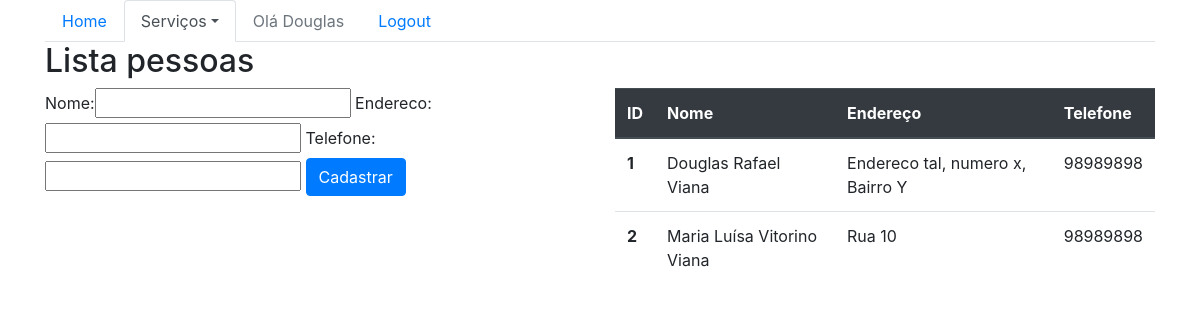
The page /sistema/pessoas/ (signed in) on the database as committed earlier.
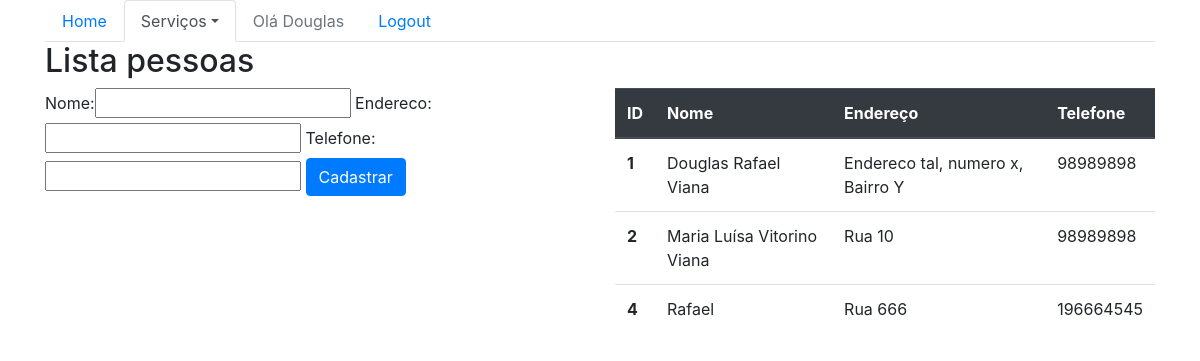
The same page on the database as committed later.
### core/models.py (models this page shows, shortened)
class Pessoa(models.Model):
    nome = models.CharField(max_length=100)
    endereco = models.CharField(max_length=200)
    telefone = models.CharField(max_length=20)

### core/views.py (the view)
@login_required(login_url='/accounts/login/')
def lista_pessoas(request):
    pessoas = Pessoa.objects.all()
    form = PessoaForm()
    data = {'pessoas': pessoas, 'form': form}
    return render(request, 'core/lista_pessoas.html', data)

### core/forms.py
class PessoaForm(ModelForm):
    class Meta:
        model = Pessoa
        fields = '__all__'

### core/templates/core/lista_pessoas.html (shortened to what this page needs)
{% extends 'base.html' %}
{% load bootstrap %}
{% block menu %}
    <ul class="nav nav-tabs">
        <li class="nav-item">
            <a class="nav-link" href="{% url 'core_home' %}">Home</a>
        </li>
        <li class="nav-item dropdown">
            <a class="nav-link dropdown-toggle active" data-toggle="dropdown" href="#" role="button" aria-haspopup="true" aria-expanded="false">Serviços</a>
        </li>
        {% if user.is_authenticated %}
            <li class="nav-item">
                <a class="nav-link disabled" href="#">Olá {{ user }}</a>
            </li>
            <li class="nav-item">
                <a class="nav-link" href="{% url 'logout' %}">Logout</a>
            </li>
        {% else %}
            <li class="nav-item">
                <a class="nav-link" href="{% url 'login' %}">Login</a>
            </li>
        {% endif %}
    </ul>
{% endblock %}
{% block main %}
    <div class="row">
        <div class="col-sm-6">
            <h2>Lista pessoas</h2>
        </div>
    </div>
    <div class="row">
        <div class="col-sm-6">
            <form action="{% url 'core_pessoa_novo' %}" method="POST">
                {{ form|bootstrap }}
                <button type="submit" class="btn btn-primary">Cadastrar</button>
            </form>
        </div>
        <div class="col-sm-6">
            <table class="table">
                <thead class="thead-dark">
                    <tr>
                    <th scope="col">ID</th>
                    <th scope="col">Nome</th>
                    <th scope="col">Endereço</th>
                    <th scope="col">Telefone</th>
                    </tr>
                </thead>
                <tbody>
                    {% for pessoa in pessoas %}
                        <tr>
                            <th scope="row">{{ pessoa.id}}</th>
                            <td>{{ pessoa.nome}}</td>
                            <td>{{ pessoa.endereco}}</td>
                            <td>{{ pessoa.telefone}}</td>
                        </tr>
                    {% endfor%}
                </tbody>
            </table>
        </div>
    </div>
{% endblock %}

Rows that differ between the two databases and show on the page:
added Pessoa: id "4", nome "Rafael", endereco "Rua 666", telefone "196664545"
